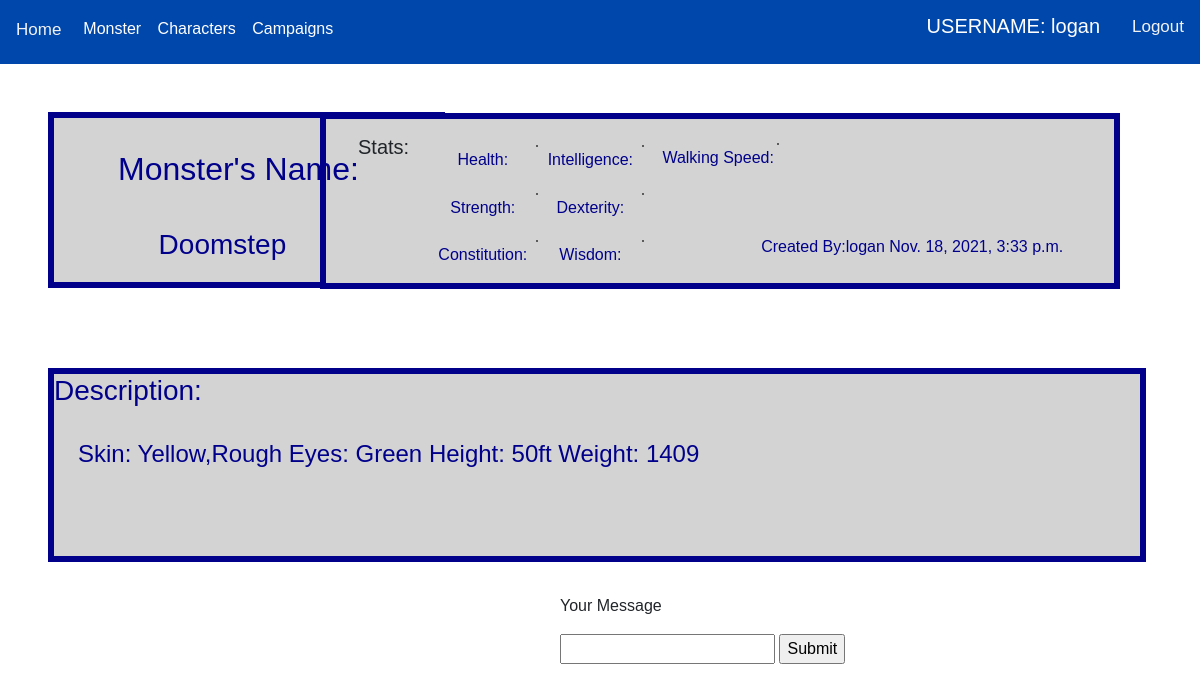
The app's page /view_monster/6/ (signed in) with its own data.
### app/models.py (models this page shows, shortened)
class Monster(models.Model):
   name = models.CharField(max_length=200, null=True)
   descript = models.CharField(max_length=10000, null=True)
   date_created = models.DateTimeField(auto_now_add=True)
   creator = models.ForeignKey(settings.AUTH_USER_MODEL,on_delete=models.PROTECT, null=True, default=User)
   stats = models.OneToOneField(StatsM, on_delete=models.PROTECT,null=True)

### app/views.py (the view, shortened to what this page needs)
# urls.py: path('view_monster/<str:pk>/', views.view_monster, name='view_monster'),
@login_required(login_url='login')
def view_monster(request, pk):
    monster = Monster.objects.get(id=pk)
    mc = Comment.objects.filter(monster=monster)
    form = CreateCommentForm()
    context = {
		"monster":monster,
		"form":form,
		'mc': mc
	}
    return render(request, 'monster_view.html', context)

### app/forms.py
class CreateCommentForm(ModelForm):
    class Meta:
        model = Comment
        fields = ["content"]
        exclude = ("user",)

### app/templates/monster_view.html (shortened to what this page needs)
<!DOCTYPE html>
<html>
    <link
    rel="stylesheet"
    href="https://stackpath.bootstrapcdn.com/bootstrap/4.1.3/css/bootstrap.min.css"
  />
    <body>
        <div class="topnav">
            <a  class="homevi" href="{% url 'DMview'%}">Home</a>
            <a class="log" href="{% url 'logout' %}">Logout</a>
            <p>USERNAME: {{request.user}}</p>
            <div class="dropdown">
                <button class="dropbtn">Monster</button>
            </div>
            <div class="dropdown">
                <button class="dropbtn">Characters</button>
            </div>
            <div class="dropdown">
                <button class="dropbtn">Campaigns</button>
            </div>
        </div>
        <div class="box1">
            <h2 class="m">Monster's Name:</h2>
            <h3 class="center">{{monster.name}}</h3>
        </div>
        <div class="box2">
            <h3> Description:</h3>
            <h4> {{monster.descript}}<h4>
        </div>
        <div class="stats">
            <h5 class="i center">Stats:</h5>
            <div class="grid-container">
                <div><p class="in center">Health: </p></div>
                <div><p class="chbox">{{monster.stats.Hp}}</p></div>
                <div><p class="in center">Intelligence:</p></div>
                <div><p class="chbox">{{monster.stats.Int}}</p></div>
                <div><p class="in center">Strength:</p></div>
                <div><p class="chbox">{{monster.stats.Str}}</p></div>
                <div><p class="in center">Dexterity: </p></div><div><p class="chbox">{{monster.stats.Dex}}</p></div>
                <div><p class="in center">Constitution:</p></div><div><p class="chbox"> {{monster.stats.Con}}</p></div>
                <div><p class="in center">Wisdom:</p></div><div><p class="chbox"> {{monster.stats.Wis}}</p></div>
            </div>
            <p class="in center w"> Walking Speed: </p><p class="chbox w">{{monster.stats.Walk}}</p>
            <p class="in center create">Created By:{{monster.creator}} {{monster.date_created}}</p>
        </div>
            <div class="comments">
                <form method="POST" action="">
                            <div class="co">
                                <label>
                                    <p>Your Message<p>
                                    {{form.content}}
                                </label>
                                <input class="inp" type="submit">
                            </div>
                </form>
            </div>
    </body>
</html>

### app/templates/monster_view.html (style rules this page uses)
body { margin: 0; background-color: ; font-family: Arial, Helvetica, sans-serif; }
.topnav { overflow: visible; height: 4em; background-color: #0047AB; }
.log { float: right; color: #f2f2f2; text-align: center; padding: 14px 16px; text-decoration: none; font-size: 17px; }
.topnav p { float: right; color: white; margin-top: -3px; text-align: center; padding: 14px 16px; text-decoration: none; font-size: 20px; }
.topnav button { background: #0047AB; border: None; color: white; margin-top: 1em; }
.topnav .dropdown { display: inline-block; overflow: visible; }
.co { margin-left:35em; }
.box1 { width: fit-content; background: lightgrey; border: solid 6px darkblue; height: 11em; padding-right: 3em; margin: 3em 0px 0px; color:darkblue; margin-left: 3em; }
.box1 h2 { padding: 1em; }
.box2 { width: 91.5%; height: fit-content; background: lightgrey; border: solid 6px darkblue; margin-top: 5em; color:darkblue; margin-left: 3em; }
.box2 h4 { padding: 1em; }
.stats { display: grid; grid-template-columns: repeat(3,120px); border: solid 6px darkblue; background: white; height: 11em; width: 50em; padding: 1em; float: right; margin-top: -28.08em; padding-left: 2em; background-color: lightgrey; margin-right: 5em; display: flex; flex-direction: row; flex-wrap: wrap; }
.center { text-align: center; }
.chbox { border: solid .5px black; width: fit-content; height: fit-content; border-radius: 10px; background: white; }
.in { color: darkblue; padding: .2em; }
.m { text-align: center; margin-left: 1em; }
.comments { padding-top: 2em; }
.homevi { float: left; color: #f2f2f2; text-align: center; margin-top: 3px; padding: 14px 16px; text-decoration: none; font-size: 17px; }
.grid-container { display: grid; grid-template-columns: auto auto auto auto; grid-gap: 1px; background-color: none; padding: 10px; margin-bottom: -4em; margin-left: 1em; }
.grid-container > div { background-color: none; text-align: center; padding-right: 5px; }
.create { margin-left: 25em; }
.w { margin-top:.5em; }

### records on screen
Monster: name "Doomstep", descript "Skin: Yellow,Rough Eyes: Green Height: 50ft Weight: 1409", creator "logan", date_created "Nov. 18, 2021, 3:33 p.m."

### other values on screen
{{ request.user }} "logan"
